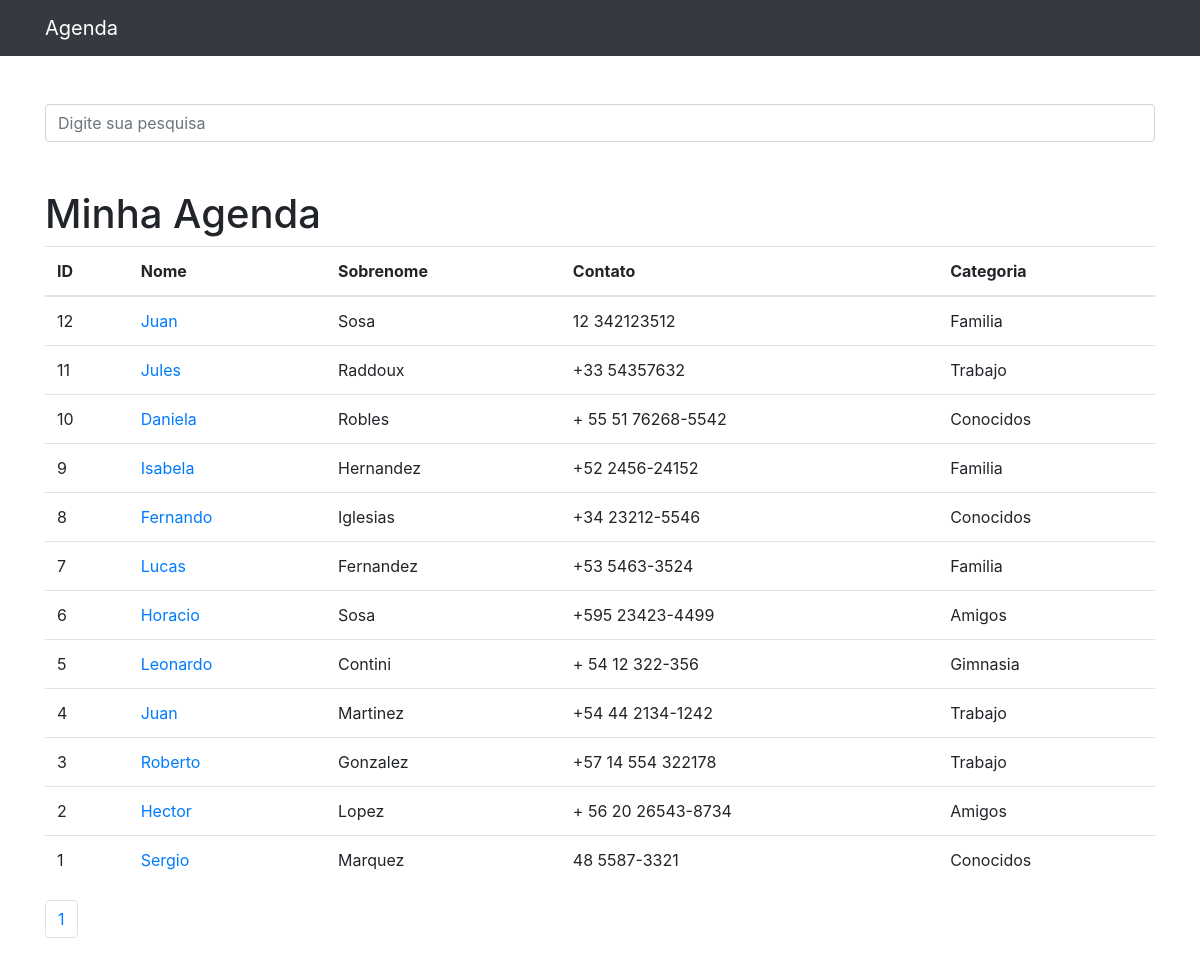
Before: / with the older database file.
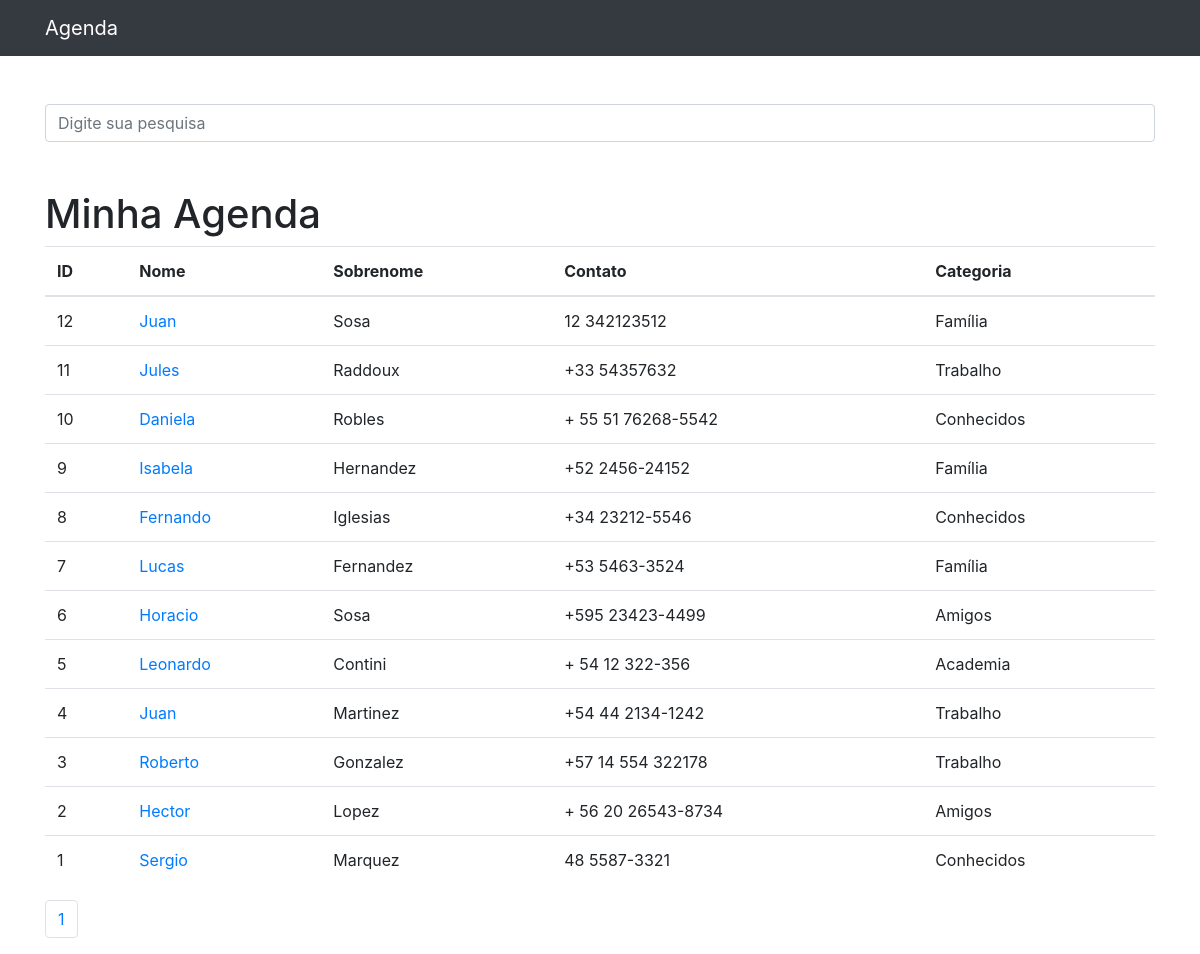
After: the same page with the newer database file.
### contatos/models.py (models this page shows, shortened)
class Contato(models.Model):
    nome = models.CharField(max_length=255)
    sobrenome = models.CharField(max_length=255, blank=True)
    telefone = models.CharField(max_length=255)
    email = models.CharField(max_length=255, blank=True)
    data_criacao = models.DateTimeField(default=timezone.now)
    descricao = models.TextField(blank=True)
    categoria = models.ForeignKey(Categoria, on_delete=models.DO_NOTHING)
    mostrar = models.BooleanField(default=True)
    foto = models.ImageField(blank=True, upload_to='fotos/%Y/%m/%d')

class Categoria(models.Model):
    nome = models.CharField(max_length=255)
    def __str__(self):
        return self.nome

### contatos/views.py (the view)
# urls.py: path('', views.index, name='index'),
def index(request):
    contatos = Contato.objects.order_by('-id').filter(
        mostrar=True
    )
    paginator = Paginator(contatos, 20)
    page = request.GET.get('p')
    contatos = paginator.get_page(page)
    return render(request, 'contatos/index.html', {
        'contatos': contatos
    })

### contatos/templates/contatos/index.html
{% extends 'base.html' %}
{%block conteudo%}
    <h1 class="mt-5">Minha Agenda</h1>
    <table class="table">
        <thead>
        <tr>
            <th>ID</th>
            <th>Nome</th>
            <th>Sobrenome</th>
            <th>Contato</th>
            <th>Categoria</th>
        </tr>
        </thead>
            <tbody>
                {% for contato in contatos %}
                    <tr>
                        <td>{{ contato.id }}</td>
                        <td>
                        <a href="{% url 'ver_contato' contato.id %}"> {{ contato.nome }}</a>
                        </td>
                        <td>{{ contato.sobrenome }}</td>
                        <td>{{ contato.telefone}}</td>
                        <td>{{ contato.categoria }}</td>
                    </tr>
                {% endfor %}
            </tbody>
    </table>
<nav aria-label="Page navigation example">
    <ul class="pagination">
    {% for pagina in contatos.paginator.page_range %}
        {% if contatos.number == pagina %}
            <li class="page-item">
                <a class="page-link" href="?p={{ pagina }}&termo={{ request.GET.termo }}">{{pagina}}</a>
            </li>
       {% else %}
            <li class="page-item">
                <a class="page-link" href="?p={{ pagina }}&termo={{ request.GET.termo }}">{{pagina}}</a>
            </li>
        {% endif %}
    {% endfor %}
    </ul>
</nav>
{%endblock%}

### templates/base.html (shortened to what this page needs)
{% load static %}
<!DOCTYPE html>
<html lang="pt">
<head>
  {% include 'parciais/_head.html' %}
</head>
<body>
  {% include 'parciais/_navbar.html' %}
  <div class="container">
    <div class="row">
      <div class="col-lg-12">
        {% if 'accounts' not in request.path %}
        <br><br>
        <form method="get" action="{% url 'busca' %}">
          <div class="form-group row">
            <div class="col-12">
              <input class="form-control"
                     type="search" value="{{ request.GET.termo }}"
                     id="search-input"
                     placeholder="Digite sua pesquisa"
                     name="termo">
            </div>
          </div>
        </form>
        {% endif %}
        {%block conteudo%} {%endblock%}
      </div>
    </div>
  </div>
</body>
</html>

### templates/parciais/_head.html (shortened to what this page needs)
{% load static %}
  <link href="{% static 'vendor/bootstrap/css/bootstrap.min.css'%}" rel="stylesheet">

### templates/parciais/_navbar.html (shortened to what this page needs)
<nav class="navbar navbar-expand-lg navbar-dark bg-dark static-top">
    <div class="container">
      <a class="navbar-brand" href="{% url 'index' %}">Agenda</a>
    </div>
  </nav>

Changed rows visible on the page:
changed through a linked row, Contato id 12: categoria "Familia" → "Família"
changed through a linked row, Contato "Jules": categoria "Trabajo" → "Trabalho"
changed through a linked row, Contato "Daniela": categoria "Conocidos" → "Conhecidos"
changed through a linked row, Contato "Isabela": categoria "Familia" → "Família"
changed through a linked row, Contato "Fernando": categoria "Conocidos" → "Conhecidos"
changed through a linked row, Contato "Lucas": categoria "Familia" → "Família"
changed through a linked row, Contato "Leonardo": categoria "Gimnasia" → "Academia"
changed through a linked row, Contato "Martinez": categoria "Trabajo" → "Trabalho"
changed through a linked row, Contato "Roberto": categoria "Trabajo" → "Trabalho"
changed through a linked row, Contato "Sergio": categoria "Conocidos" → "Conhecidos"
